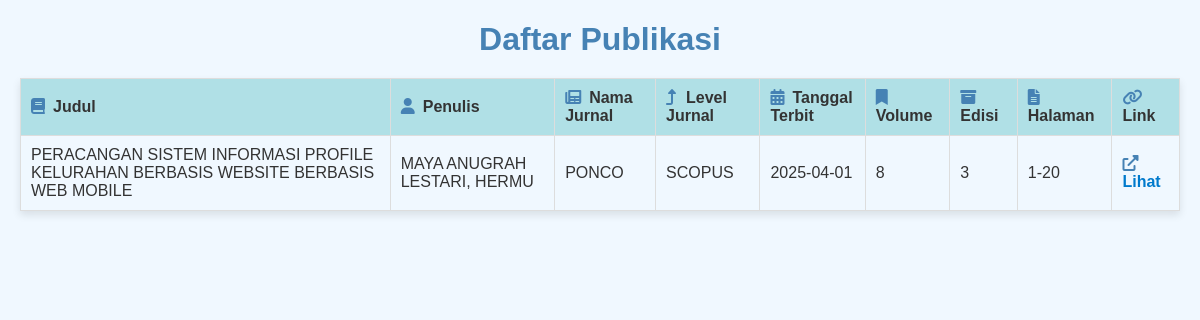
Screenshot of /publikasi.php with the database file from the repository.
### tables this page shows
CREATE TABLE `publikasi` (
  `id` int(11) NOT NULL,
  `judul` varchar(255) NOT NULL,
  `penulis` varchar(255) NOT NULL,
  `nama_jurnal` varchar(255) NOT NULL,
  `level_jurnal` varchar(255) NOT NULL,
  `tanggal_terbit` date NOT NULL,
  `volume_jurnal` varchar(50) DEFAULT NULL,
  `edisi_jurnal` varchar(50) DEFAULT NULL,
  `halaman` varchar(50) DEFAULT NULL,
  `link_jurnal` varchar(255) DEFAULT NULL
);

### publikasi.php (the view, shortened to what this page needs)
<?php
$servername = "localhost";
$username = "root";
$password = "";
$dbname = "db_ilkom";
$conn = new mysqli($servername, $username, $password, $dbname);
$query = "SELECT * FROM publikasi";
$result = $conn->query($query);
$publikasi = [];
while ($row = $result->fetch_assoc()) {
    $publikasi[] = $row;
}
?>
<!DOCTYPE html>
<html lang="en">
<head>
    <link href="https://cdnjs.cloudflare.com/ajax/libs/font-awesome/6.0.0-beta3/css/all.min.css" rel="stylesheet">
</head>
<body>
    <h1>Daftar Publikasi</h1>
    <table>
        <thead>
            <tr>
                <th><i class="fas fa-book icon"></i>Judul</th>
                <th><i class="fas fa-user icon"></i>Penulis</th>
                <th><i class="fas fa-newspaper icon"></i>Nama Jurnal</th>
                <th><i class="fas fa-level-up-alt icon"></i>Level Jurnal</th>
                <th><i class="fas fa-calendar-alt icon"></i>Tanggal Terbit</th>
                <th><i class="fas fa-bookmark icon"></i>Volume</th>
                <th><i class="fas fa-archive icon"></i>Edisi</th>
                <th><i class="fas fa-file-alt icon"></i>Halaman</th>
                <th><i class="fas fa-link icon"></i>Link</th>
            </tr>
        </thead>
        <tbody>
            <?php foreach ($publikasi as $item): ?>
                <tr>
                    <td><?php echo $item['judul']; ?></td>
                    <td><?php echo $item['penulis']; ?></td>
                    <td><?php echo $item['nama_jurnal']; ?></td>
                    <td><?php echo $item['level_jurnal']; ?></td>
                    <td><?php echo $item['tanggal_terbit']; ?></td>
                    <td><?php echo $item['volume_jurnal']; ?></td>
                    <td><?php echo $item['edisi_jurnal']; ?></td>
                    <td><?php echo $item['halaman']; ?></td>
                    <td><a href="<?php echo $item['link_jurnal']; ?>" target="_blank"><i class="fas fa-external-link-alt icon"></i>Lihat</a></td>
                </tr>
            <?php endforeach; ?>
        </tbody>
    </table>
</body>
</html>

### publikasi.php (style rules this page uses)
body { font-family: Arial, sans-serif; margin: 20px; background-color: #f0f8ff; color: #333; }
h1 { text-align: center; color: #4682b4; margin-bottom: 20px; }
table { width: 100%; border-collapse: collapse; margin-bottom: 20px; box-shadow: 0 4px 8px rgba(0, 0, 0, 0.1); }
th, td { border: 1px solid #ddd; padding: 10px; text-align: left; }
th { background-color: #b0e0e6; color: #333; font-weight: bold; }
a { color: #007acc; text-decoration: none; font-weight: bold; }
.icon { margin-right: 8px; color: #4682b4; }

### rows the page displays
publikasi: judul "PERACANGAN SISTEM INFORMASI PROFILE KELURAHAN BERBASIS WEBSITE BERBASIS WEB MOBILE", penulis "MAYA ANUGRAH LESTARI, HERMU", nama_jurnal "PONCO", level_jurnal "SCOPUS", tanggal_terbit "2025-04-01", volume_jurnal "8", edisi_jurnal "3", halaman "1-20"
